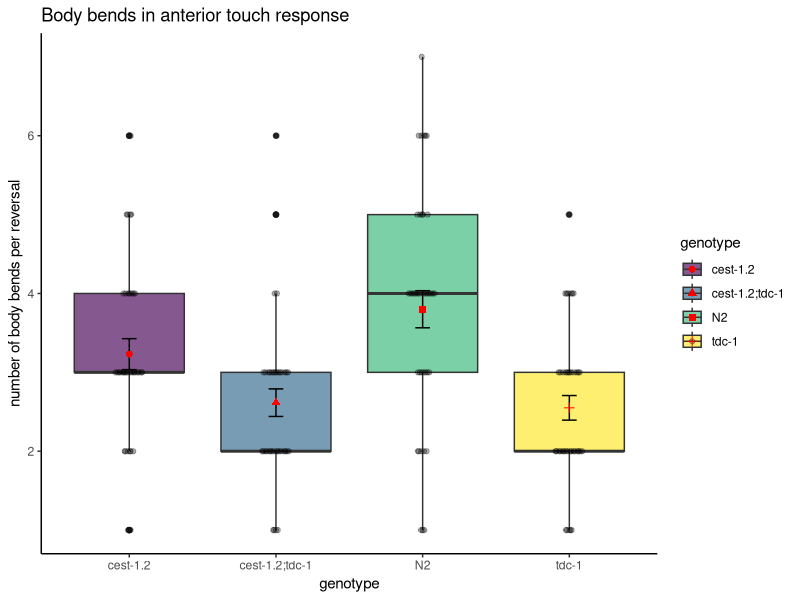

Recreate this plot in R.
install.packages("viridis")

knitr::opts_chunk$set(echo = TRUE)
library(tidyverse)
library(patchwork)
library(ggbeeswarm)
library(kableExtra)
library(magrittr)
library(viridis)
theme_set(theme_classic())


AntTouch <- read_csv('cest1.2_anterior_touch_merged.csv') %>%
  mutate(plate = as.factor(plate))

(bodybend <- AntTouch %>%
    filter(date == "1/31/2022"| date == "2/4/2022") %>%
    ggplot(aes(x =genotype, y = bends, fill = genotype)) +
    geom_boxplot() +
    ggbeeswarm::geom_quasirandom(aes(group = genotype),
                                 width = .1,
                                 alpha = 0.3,
                                 dodge.width = .75) +
    stat_summary(aes(),
                 geom = "errorbar", 
                 fun.data = "mean_se", 
                 width = 0.1, 
                 position = position_dodge(width = 1.6)) +
    scale_color_viridis(discrete = TRUE, option = "D", alpha = 0.65) +
    scale_fill_viridis(discrete = TRUE, option = "D", alpha = 0.65) +
    labs(title = "Body bends in anterior touch response",
         y = "number of body bends per reversal") +
   # facet_grid(.~ date)+
    stat_summary(aes(shape = genotype), fun = mean, geom = "point",
                 color = "red", size = 2))
